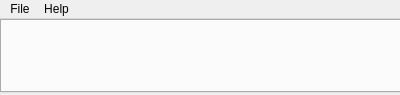
<?xml version="1.0" encoding="UTF-8"?>
<ui version="4.0">
 <class>cMainWindow</class>
 <widget class="QMainWindow" name="cMainWindow">
  <property name="windowModality">
   <enum>Qt::WindowModal</enum>
  </property>
  <property name="geometry">
   <rect>
    <x>0</x>
    <y>0</y>
    <width>400</width>
    <height>95</height>
   </rect>
  </property>
  <property name="minimumSize">
   <size>
    <width>400</width>
    <height>95</height>
   </size>
  </property>
  <property name="maximumSize">
   <size>
    <width>400</width>
    <height>95</height>
   </size>
  </property>
  <property name="windowTitle">
   <string>cMainWindow</string>
  </property>
  <widget class="QWidget" name="centralWidget">
   <widget class="QTabWidget" name="tabsWidget">
    <property name="geometry">
     <rect>
      <x>0</x>
      <y>0</y>
      <width>401</width>
      <height>74</height>
     </rect>
    </property>
    <property name="sizePolicy">
     <sizepolicy hsizetype="Expanding" vsizetype="Expanding">
      <horstretch>0</horstretch>
      <verstretch>0</verstretch>
     </sizepolicy>
    </property>
    <property name="tabPosition">
     <enum>QTabWidget::North</enum>
    </property>
    <property name="tabShape">
     <enum>QTabWidget::Triangular</enum>
    </property>
    <property name="currentIndex">
     <number>-1</number>
    </property>
   </widget>
  </widget>
  <widget class="QMenuBar" name="menuBar">
   <property name="geometry">
    <rect>
     <x>0</x>
     <y>0</y>
     <width>400</width>
     <height>21</height>
    </rect>
   </property>
   <widget class="QMenu" name="menuFile">
    <property name="title">
     <string>File</string>
    </property>
    <addaction name="actionNew"/>
    <addaction name="actionClose"/>
    <addaction name="separator"/>
    <addaction name="actionQuit"/>
   </widget>
   <widget class="QMenu" name="menuHelp">
    <property name="title">
     <string>Help</string>
    </property>
    <addaction name="actionAbout"/>
    <addaction name="actionQT"/>
   </widget>
   <addaction name="menuFile"/>
   <addaction name="menuHelp"/>
  </widget>
  <action name="actionNew">
   <property name="text">
    <string>New </string>
   </property>
  </action>
  <action name="actionQuit">
   <property name="text">
    <string>Quit</string>
   </property>
  </action>
  <action name="actionClose">
   <property name="text">
    <string>Close</string>
   </property>
  </action>
  <action name="actionAbout">
   <property name="text">
    <string>About</string>
   </property>
  </action>
  <action name="actionQT">
   <property name="text">
    <string>QT</string>
   </property>
  </action>
 </widget>
 <layoutdefault spacing="6" margin="11"/>
 <resources/>
 <connections/>
</ui>
